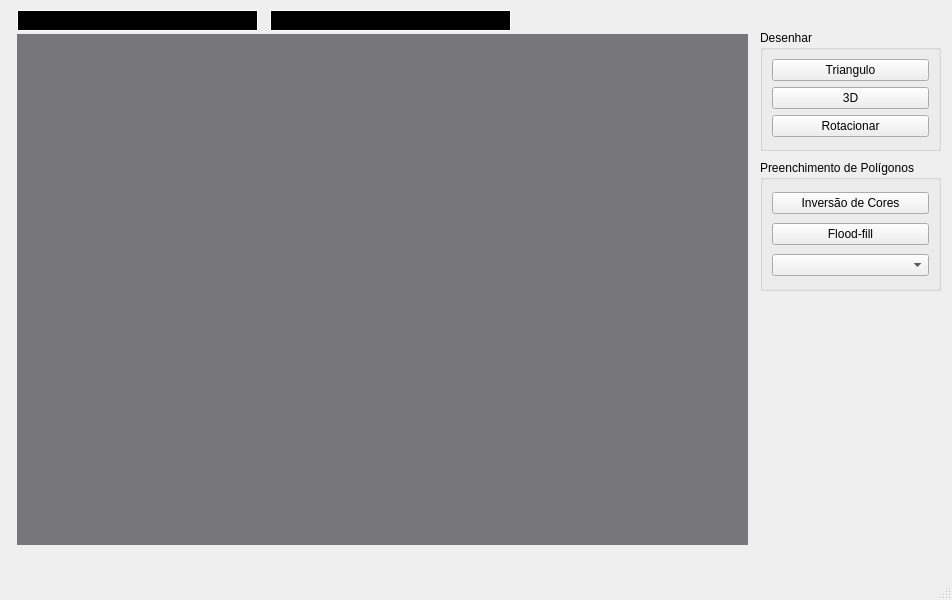
<?xml version="1.0" encoding="UTF-8"?>
<ui version="4.0">
 <class>MainWindow</class>
 <widget class="QMainWindow" name="MainWindow">
  <property name="geometry">
   <rect>
    <x>0</x>
    <y>0</y>
    <width>952</width>
    <height>600</height>
   </rect>
  </property>
  <property name="windowTitle">
   <string>MainWindow</string>
  </property>
  <widget class="QWidget" name="centralwidget">
   <widget class="matDisplay" name="mat_Display">
    <property name="geometry">
     <rect>
      <x>17</x>
      <y>34</y>
      <width>731</width>
      <height>511</height>
     </rect>
    </property>
    <property name="styleSheet">
     <string notr="true">background-color: rgb(119, 118, 123);</string>
    </property>
    <property name="text">
     <string/>
    </property>
   </widget>
   <widget class="QLabel" name="labelMousePos">
    <property name="geometry">
     <rect>
      <x>17</x>
      <y>10</y>
      <width>241</width>
      <height>21</height>
     </rect>
    </property>
    <property name="styleSheet">
     <string notr="true">background-color: rgb(0, 0, 0);
color: rgb(255, 255, 255);</string>
    </property>
    <property name="frameShape">
     <enum>QFrame::Box</enum>
    </property>
    <property name="text">
     <string/>
    </property>
   </widget>
   <widget class="QGroupBox" name="groupBox">
    <property name="geometry">
     <rect>
      <x>760</x>
      <y>30</y>
      <width>181</width>
      <height>121</height>
     </rect>
    </property>
    <property name="title">
     <string>Desenhar</string>
    </property>
    <layout class="QGridLayout" name="gridLayout_4">
     <item row="0" column="0">
      <widget class="QPushButton" name="pushButtonDrawTriangle">
       <property name="text">
        <string>Triangulo</string>
       </property>
      </widget>
     </item>
     <item row="1" column="0">
      <widget class="QPushButton" name="pushButtonCreate3D">
       <property name="text">
        <string>3D</string>
       </property>
      </widget>
     </item>
     <item row="2" column="0">
      <widget class="QPushButton" name="pushButtonRotate">
       <property name="text">
        <string>Rotacionar</string>
       </property>
      </widget>
     </item>
    </layout>
   </widget>
   <widget class="QGroupBox" name="groupBox_2">
    <property name="geometry">
     <rect>
      <x>760</x>
      <y>160</y>
      <width>181</width>
      <height>131</height>
     </rect>
    </property>
    <property name="title">
     <string>Preenchimento de Polígonos</string>
    </property>
    <layout class="QGridLayout" name="gridLayout_3">
     <item row="1" column="0">
      <widget class="QPushButton" name="pushButtonFloodFill">
       <property name="text">
        <string>Flood-fill</string>
       </property>
      </widget>
     </item>
     <item row="0" column="0">
      <widget class="QPushButton" name="pushButton_2">
       <property name="text">
        <string>Inversão de Cores</string>
       </property>
      </widget>
     </item>
     <item row="2" column="0">
      <widget class="QComboBox" name="comboBoxFloodFillNeighbor"/>
     </item>
    </layout>
   </widget>
   <widget class="QLabel" name="labelRotationStatus">
    <property name="geometry">
     <rect>
      <x>270</x>
      <y>10</y>
      <width>241</width>
      <height>21</height>
     </rect>
    </property>
    <property name="styleSheet">
     <string notr="true">background-color: rgb(0, 0, 0);
color: rgb(255, 255, 255);</string>
    </property>
    <property name="frameShape">
     <enum>QFrame::Box</enum>
    </property>
    <property name="text">
     <string/>
    </property>
   </widget>
  </widget>
  <widget class="QMenuBar" name="menubar">
   <property name="geometry">
    <rect>
     <x>0</x>
     <y>0</y>
     <width>952</width>
     <height>20</height>
    </rect>
   </property>
  </widget>
  <widget class="QStatusBar" name="statusbar"/>
 </widget>
 <customwidgets>
  <customwidget>
   <class>matDisplay</class>
   <extends>QLabel</extends>
   <header location="global">matdisplay.h</header>
  </customwidget>
 </customwidgets>
 <resources/>
 <connections/>
</ui>
